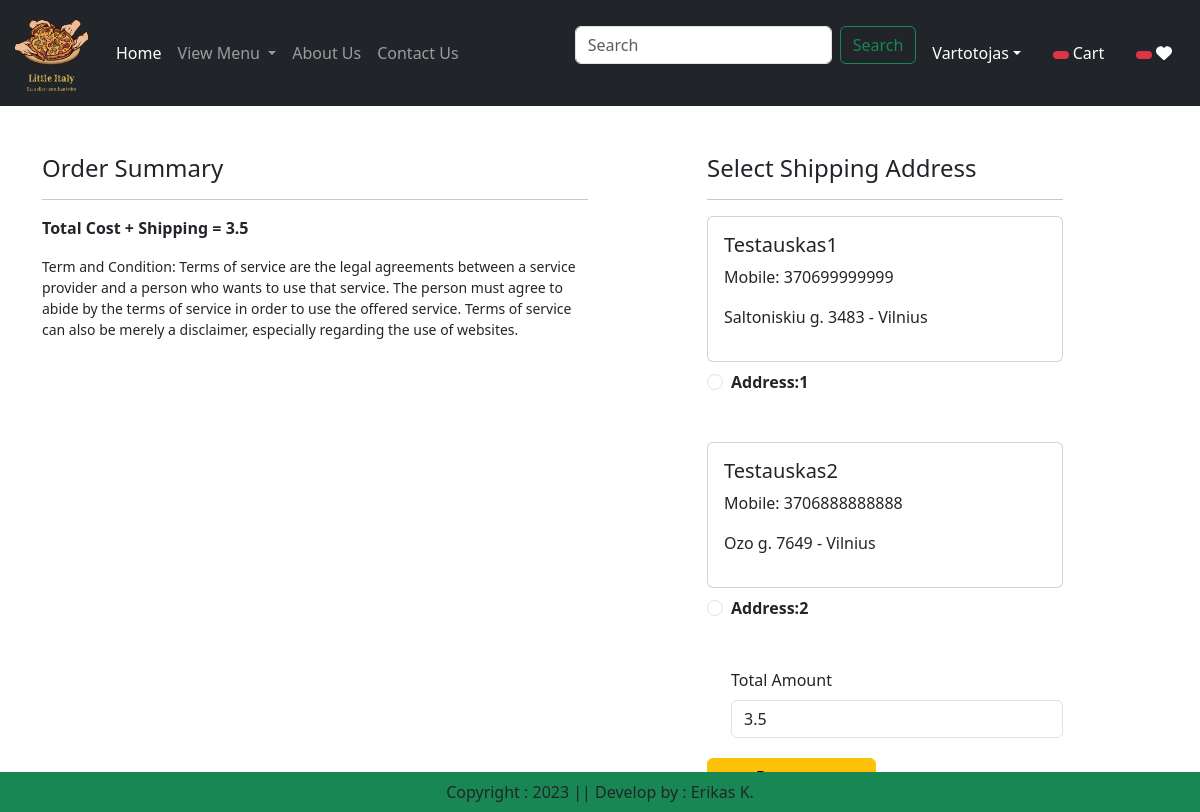
Page /checkout/ (signed in) on the earlier database version.
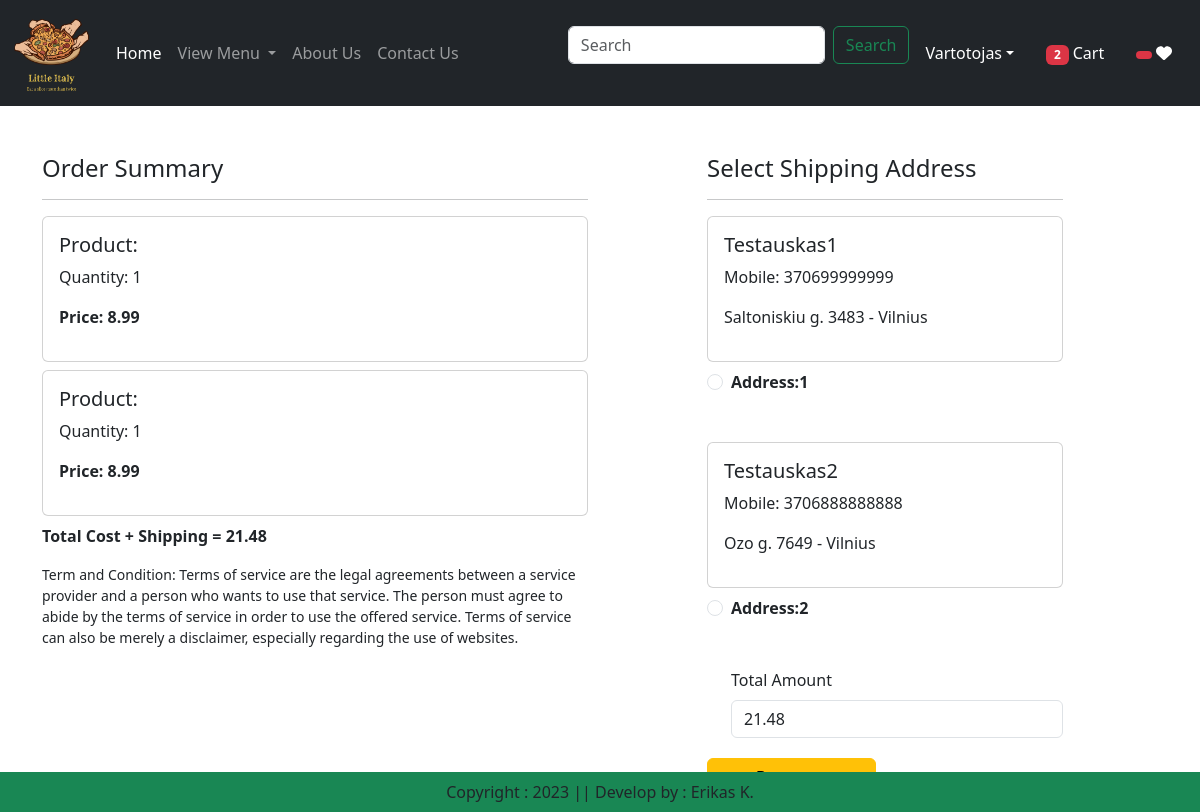
Same page on the later database version.
### app/models.py (models this page shows, shortened)
class Customer(models.Model):
    user = models.ForeignKey(User, on_delete=models.CASCADE)
    name = models.CharField(max_length=200)
    mobile = models.IntegerField(default=+3706)
    locality = models.CharField(max_length=200)
    zipcode = models.IntegerField()
    city = models.CharField(max_length=50)

class Cart(models.Model):
    user = models.ForeignKey(User, on_delete=models.CASCADE)
    product = models.ForeignKey(Product, on_delete=models.CASCADE)
    quantity = models.PositiveIntegerField(default=1)

class Product(models.Model):
    title = models.CharField(max_length=100)
    selling_price = models.FloatField()
    discounted_price = models.FloatField(null=True)
    description = models.TextField()
    composition = models.TextField(default='')
    category = models.CharField(choices=CATEGORY_CHOICES, max_length=2)
    product_image = models.ImageField(upload_to='product')

### app/views.py (the view)
# urls.py: path('checkout/', views.checkout.as_view(), name='checkout'),
class checkout(View):
    def get(self, request):
        totalitem = 0
        wishitem = 0
        if request.user.is_authenticated:
            totalitem = len(Cart.objects.filter(user=request.user))
            wishitem = len(Wishlist.objects.filter(user=request.user))
        user = request.user
        add = Customer.objects.filter(user=user)
        cart_items = Cart.objects.filter(user=user)
        famount = 0
        for p in cart_items:
            value = p.quantity * p.product.discounted_price
            famount = famount + value
        totalamount = famount + 3.50
        return render(request, 'app/checkout.html', locals())

### app/templates/app/checkout.html (shortened to what this page needs)
{% extends "app/base.html" %}
{% load static %}
{% block main-content %}
<div class="container">
    <div class="row mt-5">
        <div class="col-sm-6">
            <h4>Order Summary</h4>
            <hr>
            {% for item in cart_items %}
            <div class="card mb-2">
                <div class="card-body">
                    <h5>Product: {{item.product_title}}</h5>
                    <p>Quantity: {{item.quantity}}</p>
                    <p class="fw-bold">Price: {{item.product.discounted_price}}</p>
                </div>
            </div>
            {% endfor %}
            <p class="fw-bold">Total Cost + Shipping = {{totalamount}}</p>
            <small>Term and Condition: Terms of service are the legal agreements between a service provider and a
                person who wants to use that service. The person must agree to abide by the terms of service in
                order to use the offered service. Terms of service can also be merely a disclaimer, especially
                regarding the use of websites. </small>
        </div>
        <div class="col-sm-4 offset-sm-1">
            <h4>Select Shipping Address</h4>
            <hr>
            <form method="post" id="myform">
                {% for ad in add %}
                <div class="card">
                    <div class="card-body">
                        <h5>{{ad.name}}</h5>
                        <p>Mobile: {{ad.mobile}}</p>
                        <p>{{ad.locality}} {{ad.zipcode}} - {{ad.city}}</p>
                    </div>
                </div>
                <div class="form-check mt-2 mb-5">
                    <input class="form-check-input" type="radio" name="custid" id="custadd{{forloop.counter}}"
                           value="{{ad.id}}">
                    <label class="form-check-label fw-bold"
                           for="custadd{{forloop.counter}}">Address:{{forloop.counter}} </label>
                </div>
                {% endfor %}
                <div class="form-check mb-1">
                    <label for="totamount" class="form-label">Total Amount</label>
                    <input type="number" class="form-control" name="totamount" value={{totalamount}} readonly>
                </div>
                <div>
                    <button id="rzp-button1" type="submit" class="btn btn-warning mt-3 px-5 fw-bold">Payment</button>
                </div>
            </form>
        </div>
    </div>
</div>
{% endblock main-content %}

Differences in the rows shown:
added Cart: quantity "1", product.discounted_price "8.99"
added Cart: quantity "1", product.discounted_price "8.99"
Other differences:
{{ totalitem }}: (not shown) → "2"
{{ totalamount }}: "3.5" → "21.48"
form field totamount: "3.5" → "21.48"
